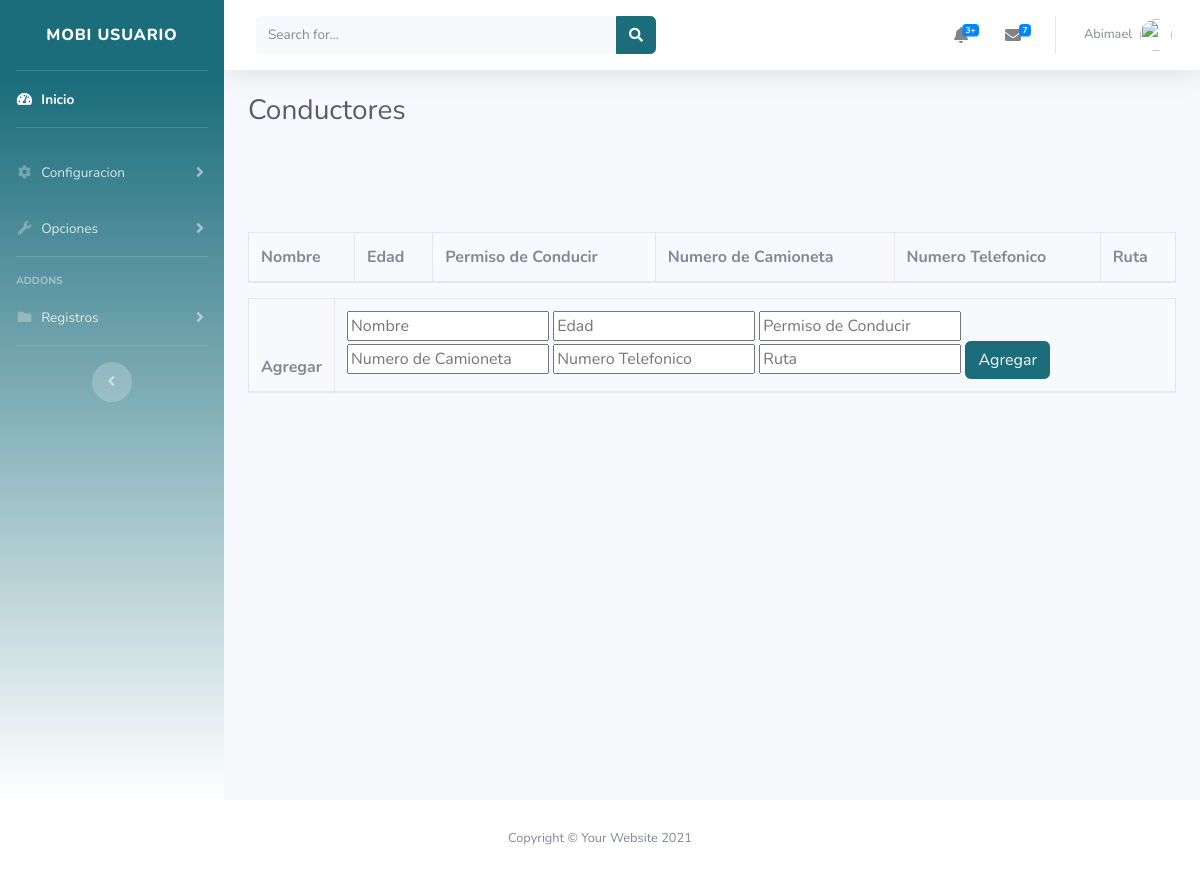
/adminconductores.php, run on an earlier commit of the app's database.
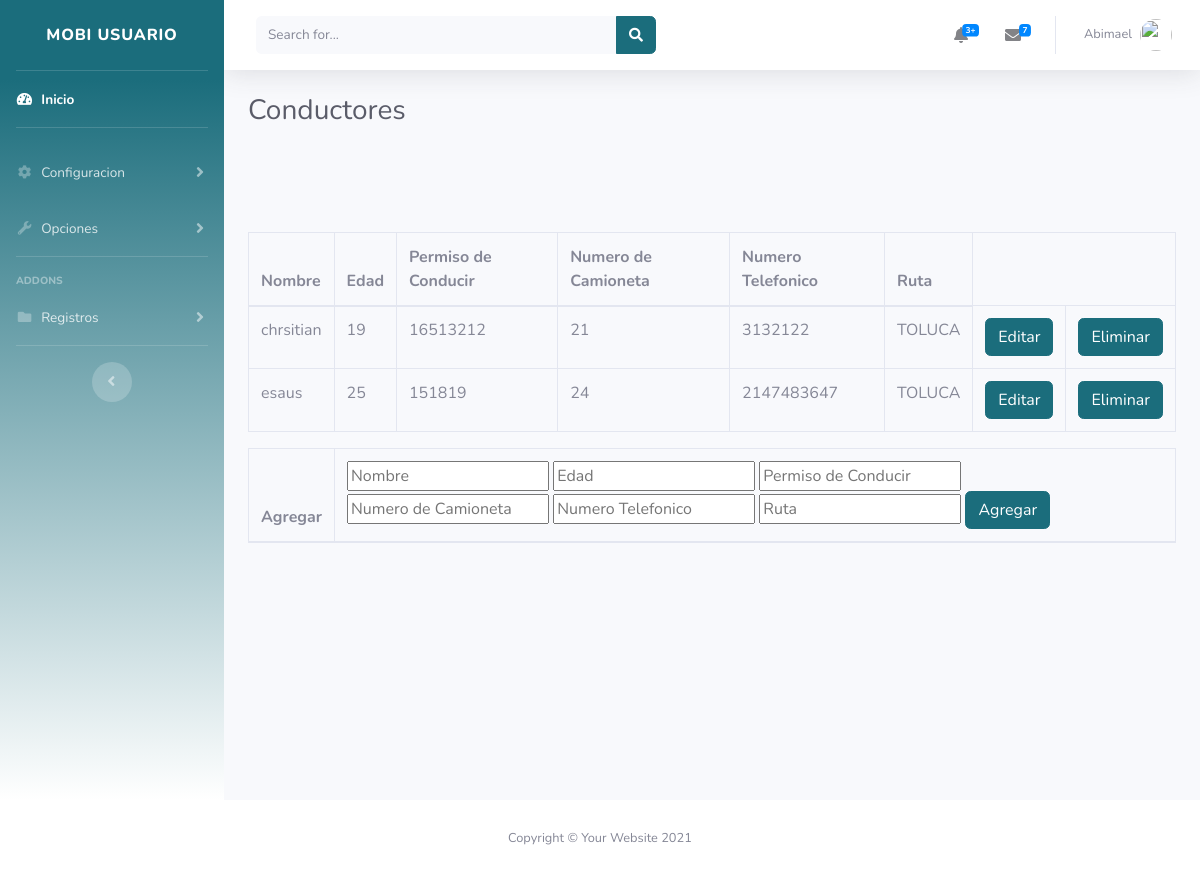
And on a later commit of the database.
### tables this page shows
CREATE TABLE `conductores` (
  `Nombre` varchar(11) NOT NULL,
  `Edad` int(11) NOT NULL,
  `Permiso_condu` int(11) NOT NULL,
  `Numero_cam` int(11) NOT NULL,
  `Numero_tel` int(11) NOT NULL,
  `Ruta` varchar(33) NOT NULL,
  `ID` int(11) NOT NULL
);

### adminconductores.php (the view, shortened to what this page needs)
<!DOCTYPE html>
<html lang="en">
<head>
    <link href="vendor/fontawesome-free/css/all.min.css" rel="stylesheet" type="text/css">
    <link href="css/sb-admin-2.min.css" rel="stylesheet">
</head>
<body id="page-top">
    <div id="wrapper">
        <ul class="navbar-nav bg-gradient-primary sidebar sidebar-dark accordion" id="accordionSidebar">
            <a class="sidebar-brand d-flex align-items-center justify-content-center" href="admin.php">
                <div class="sidebar-brand-text mx-3">MOBI  Usuario </div>
            </a>
            <hr class="sidebar-divider my-0">
            <li class="nav-item active">
                <a class="nav-link" href="admin.php">
                    <i class="fas fa-fw fa-tachometer-alt"></i>
                    <span>Inicio</span></a>
            </li>
            <hr class="sidebar-divider">
            <li class="nav-item">
                <a class="nav-link collapsed" href="#" data-toggle="collapse" data-target="#collapseTwo"
                    aria-expanded="true" aria-controls="collapseTwo">
                    <i class="fas fa-fw fa-cog"></i>
                    <span>Configuracion</span>
                </a>
            </li>
            <li class="nav-item">
                <a class="nav-link collapsed" href="#" data-toggle="collapse" data-target="#collapseUtilities"
                    aria-expanded="true" aria-controls="collapseUtilities">
                    <i class="fas fa-fw fa-wrench"></i>
                    <span>Opciones</span>
                </a>
            </li>
            <hr class="sidebar-divider">
            <div class="sidebar-heading">
                Addons
            </div>
            <li class="nav-item">
                <a class="nav-link collapsed" href="#" data-toggle="collapse" data-target="#collapsePages"
                    aria-expanded="true" aria-controls="collapsePages">
                    <i class="fas fa-fw fa-folder"></i>
                    <span>Registros</span>
                </a>
            </li>
            <hr class="sidebar-divider d-none d-md-block">
            <div class="text-center d-none d-md-inline">
                <button class="rounded-circle border-0" id="sidebarToggle"></button>
            </div>
        </ul>
        <div id="content-wrapper" class="d-flex flex-column">
            <div id="content">
                <nav class="navbar navbar-expand navbar-light bg-white topbar mb-4 static-top shadow">
                    <form
                        class="d-none d-sm-inline-block form-inline mr-auto ml-md-3 my-2 my-md-0 mw-100 navbar-search">
                        <div class="input-group">
                            <input type="text" class="form-control bg-light border-0 small" placeholder="Search for..."
                                aria-label="Search" aria-describedby="basic-addon2">
                            <div class="input-group-append">
                                <button class="btn btn-primary" type="button">
                                    <i class="fas fa-search fa-sm"></i>
                                </button>
                            </div>
                        </div>
                    </form>
                    <ul class="navbar-nav ml-auto">
                        <li class="nav-item dropdown no-arrow mx-1">
                            <a class="nav-link dropdown-toggle" href="#" id="alertsDropdown" role="button"
                                data-toggle="dropdown" aria-haspopup="true" aria-expanded="false">
                                <i class="fas fa-bell fa-fw"></i>
                                <span class="badge badge-danger badge-counter">3+</span>
                            </a>
                        </li>
                        <li class="nav-item dropdown no-arrow mx-1">
                            <a class="nav-link dropdown-toggle" href="#" id="messagesDropdown" role="button"
                                data-toggle="dropdown" aria-haspopup="true" aria-expanded="false">
                                <i class="fas fa-envelope fa-fw"></i>
                                <span class="badge badge-danger badge-counter">7</span>
                            </a>
                        </li>
                        <li class="nav-item dropdown no-arrow">
                            <a class="nav-link dropdown-toggle" href="#" id="userDropdown" role="button"
                                data-toggle="dropdown" aria-haspopup="true" aria-expanded="false">
                                <span class="mr-2 d-none d-lg-inline text-gray-600 small">Abimael</span>
                                <img class="img-profile rounded-circle"
                                    src="img/undraw_profile.svg">
                            </a>
                        </li>
                    </ul>
                </nav>
                <div class="container-fluid">
                    <div class="d-sm-flex align-items-center justify-content-between mb-4">
                        <h1 class="h3 mb-0 text-gray-800">Conductores</h1>
                    </div>
                    <div class="row">
                    <div class="row">
                    <div class="container-fluid">
                        </div>
                        <div class="card-body">
                            <div class="table-responsive">
                                <table class="table table-bordered" id="dataTable" width="100%" cellspacing="0">
                                    <thead>
                                        <tr>
                                            <th>Nombre</th>
                                            <th>Edad</th>
                                            <th>Permiso de Conducir</th>
                                            <th>Numero de Camioneta</th>
                                            <th>Numero Telefonico</th>
                                            <th>Ruta</th>
                                        </tr>
                                    </thead>
                                    <tfoot>
                                        <?php
 $conn=mysqli_connect('localhost','root','','integradora') or die ('Error en la conexion servidosr') ;
      $consulta= "SELECT * FROM conductores";
      $resultado= mysqli_query($conn,$consulta);
      while($row=mysqli_fetch_array($resultado)){
    ?>
                                        <tr>
                                            <td><?php echo $row['Nombre']?></td>
                                            <td><?php echo $row['Edad']?></td>
                                            <td><?php echo $row['Permiso_condu']?></td>
                                            <td><?php echo $row['Numero_cam']?></td>
                                            <td><?php echo $row['Numero_tel']?></td>
                                            <td><?php echo $row['Ruta']?></td>
                                            <td><a href="actualizarconductor.php?id=<?php echo $row['ID'] ?>" class="btn btn-primary">Editar</a> </td>
                                            <td><a href="deleteconductor.php?id=<?php echo $row['ID'] ?>" class="btn btn-primary">Eliminar</a> </td>
                                        </tr>
      <?php
      }
      ?>
        </div>
                        <div class="card-body">
                            <div class="table-responsive">
                                <table class="table table-bordered" id="dataTable" width="100%" cellspacing="0">
                                    <thead>
                                        <tr>
             <th>Agregar</th>
    <td>
        <form action="agregarconductor.php" method="post">
            <input type="text" name=nombre placeholder="Nombre">
            <input type="text" name=edad placeholder="Edad">
            <input type="text" name=permiso placeholder="Permiso de Conducir">
            <input type="text" name=numerocam placeholder="Numero de Camioneta">
            <input type="text" name=numerotel placeholder="Numero Telefonico">
            <input type="text" name=ruta placeholder="Ruta">
            <input type="submit" class="btn btn-primary" value="Agregar" name="register">
    </td>
                                </table>
                            </div>
                        </div>
                    </div>
                </div>
                                </div>
                            </div>
                        </div>
                    </div>
                </div>
            <footer class="sticky-footer bg-white">
                <div class="container my-auto">
                    <div class="copyright text-center my-auto">
                        <span>Copyright &copy; Your Website 2021</span>
                    </div>
                </div>
            </footer>
</body>
</html>

What changed in the data, as far as the page shows it:
added conductores: Nombre "chrsitian", Edad "19", Permiso_condu "16513212", Numero_cam "21", Numero_tel "3132122", Ruta "TOLUCA"
added conductores: Nombre "esaus", Edad "25", Permiso_condu "151819", Numero_cam "24", Numero_tel "2147483647", Ruta "TOLUCA"
